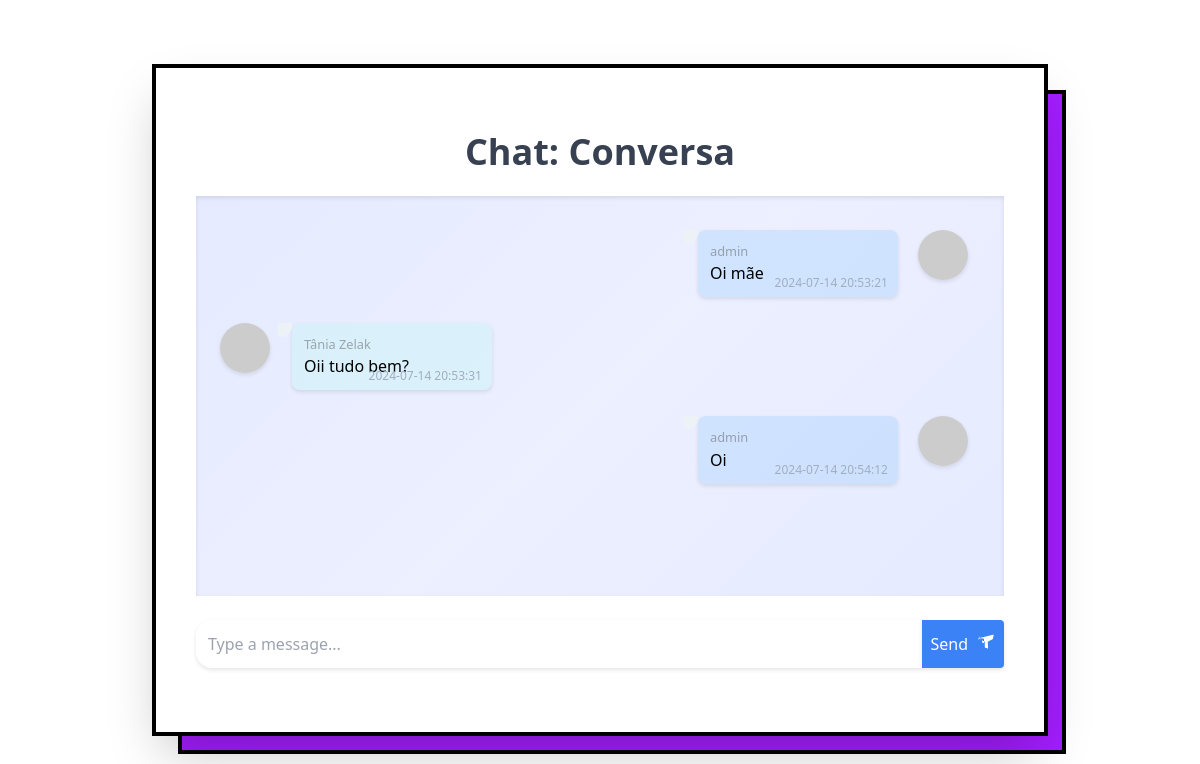
The page /chat/4 (signed in) on the database as committed earlier.
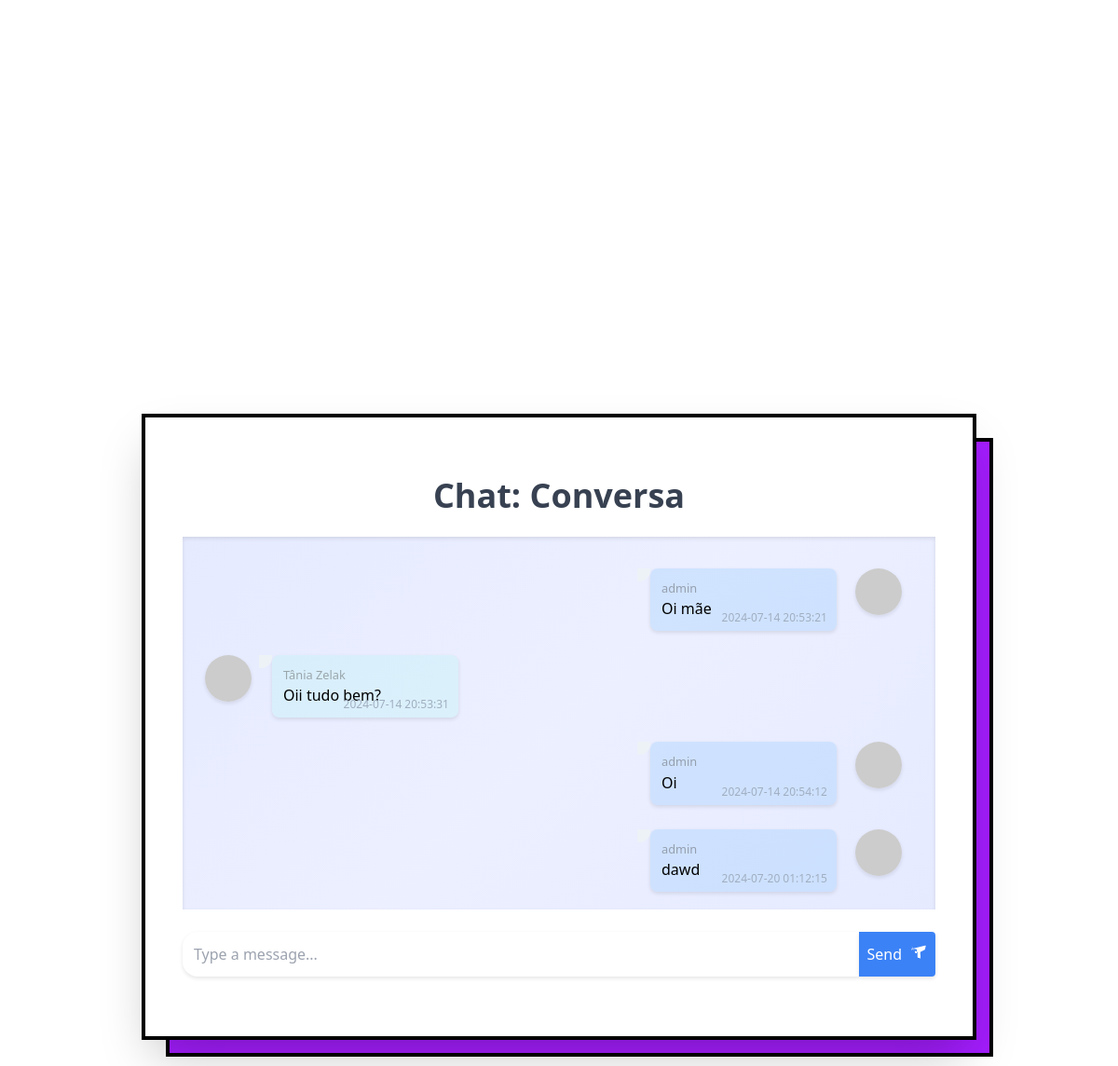
The same page on the database as committed later.
### tables this page shows
CREATE TABLE chats (
    id INTEGER PRIMARY KEY AUTOINCREMENT,
    name TEXT NOT NULL
);

CREATE TABLE messages (
    id INTEGER PRIMARY KEY AUTOINCREMENT,
    chat_id TEXT NOT NULL,
    username TEXT NOT NULL,
    message TEXT NOT NULL,
    timestamp DATETIME DEFAULT CURRENT_TIMESTAMP
);

### app.py (the view)
@app.route('/chat/<int:chat_id>')
def chat(chat_id):
    if 'username' in session:
        conn = sqlite3.connect('login.db')
        cursor = conn.cursor()
        cursor.execute('SELECT name FROM chats WHERE id = ?', (chat_id,))
        chat_name = cursor.fetchone()[0]
        cursor.execute('SELECT * FROM messages WHERE chat_id = ?', (chat_id,))
        messages = cursor.fetchall()
        conn.close()
        return render_template('chat.html', username=session['username'], chat_name=chat_name, messages=messages, chat_id=chat_id)
    else:
        return redirect(url_for('index'))

### templates/chat.html (shortened to what this page needs)
<!DOCTYPE html>
<html lang="en">
<head>
    <link rel="stylesheet" type="text/css" href="{{ url_for('static', filename='style.css') }}">
    <link href="https://cdn.jsdelivr.net/npm/tailwindcss@2.2.19/dist/tailwind.min.css" rel="stylesheet">
</head>
<body class="flex items-center justify-center h-screen from-gray-200 via-gray-100 to-gray-200 ">
    <div class="relative max-w-4xl w-full bg-white py-16 px-10 shadow-2xl border-4 border-black brutalist-border">
        <h1 class="text-4xl font-bold mb-6 text-center text-gray-700">Chat: {{ chat_name }}</h1>
        <div id="messages" class="overflow-auto h-96">
            {% for message in messages %}
            <div class="message-container {% if message[2] == session['username'] %} my-message {% else %} other-message {% endif %}">
                {% if message[2] != session['username'] %}
                <img src="https://via.placeholder.com/50" class="message-img">
                {% endif %}
                <div class="message">
                    <div class="username">{{ message[2] }}</div>
                    <div class="message-text">{{ message[3] }}</div>
                    <span class="timestamp">{{ message[4] }}</span>
                </div>
                {% if message[2] == session['username'] %}
                <img src="https://via.placeholder.com/50" class="message-img">
                {% endif %}
            </div>
            {% endfor %}
        </div>
        <div class="flex mt-6">
            <input id="message" class="flex-grow p-2 border border-gray-300 rounded-l" placeholder="Type a message..." autocomplete="off"/>
            <button onclick="sendMessage()" class="custom-button p-2 bg-blue-500 text-white rounded-r">
                Send
            </button>
        </div>
    </div>
</body>
</html>

### static/style.css (style rules this page uses)
.message-container { display: flex; align-items: flex-start; margin-bottom: 1rem; padding: 0.5rem; transition: transform 0.3s ease-in-out, background-color 0.3s ease-in-out; }
.message-container img { width: 50px; height: 50px; border-radius: 50%; margin-right: 0.75rem; box-shadow: 0 2px 4px rgba(0, 0, 0, 0.1); }
.message-container .message { max-width: 75%; background-color: #edf2f7; padding: 0.75rem; border-radius: 0.5rem; box-shadow: 0 2px 4px rgba(0, 0, 0, 0.1); position: relative; transition: background-color 0.3s ease-in-out; }
.message-container .message:before { content: ''; position: absolute; top: 0; left: -10px; width: 10px; height: 10px; background-color: #edf2f7; border-bottom-right-radius: 10px; box-shadow: -2px 2px 0 2px #edf2f7; }
.message-container .message .timestamp { font-size: 0.75rem; color: #a0aec0; margin-top: 0.5rem; text-align: right; }
#messages { background: linear-gradient(135deg, #5070ff25, #5070ff1c 50%, #5070ff25); padding: 1rem; box-shadow: inset 0 2px 4px rgba(0, 0, 0, 0.1); overflow-y: auto; height: 400px; scrollbar-width: thin; scrollbar-color: #dfdfdf #f0f0f0; }
#message { border-top-left-radius: 1rem; border-bottom-left-radius: 1rem; padding: 0.75rem; border: none; box-shadow: 0 2px 4px rgba(0, 0, 0, 0.1); width: 100%; outline: none; transition: box-shadow 0.3s ease-in-out; }
button { border-top-right-radius: 1rem; border-bottom-right-radius: 1rem; box-shadow: 0 2px 4px rgba(0, 0, 0, 0.1); transition: background-color 0.05s ease-in-out, transform 0.05s ease-in-out; display: flex; align-items: center; justify-content: center; padding: 0.75rem; background-color: #4299e1; color: white; cursor: pointer; border: none; }
.send-icon { margin-left: 0.5rem; transition: transform 0.3s ease-in-out; }
.custom-button { padding: 8px 16px; background-color: #2563EB; color: white; border-left: none; border-top-left-radius: 0; border-bottom-left-radius: 0; border-top-right-radius: 8px; border-bottom-right-radius: 8px; cursor: pointer; }
.message-container { display: flex; margin-bottom: 10px; }
.message { background-color: #f3f4f6; padding: 10px; border-radius: 10px; max-width: 70%; }
.timestamp { font-size: 0.8em; color: #666; margin-top: 5px; }
.username { font-size: 0.8em; color: #55555579; }
.message-container { margin-bottom: 10px; display: flex; align-items: flex-start; }
.message { margin-left: 10px; padding: 10px; border-radius: 5px; min-width: 200px; max-width: 600px; position: relative; display: inline-block; }
.my-message .message { background-color: #84c3ff44; }
.other-message .message { background-color: #85ffe228; }
.timestamp { font-size: 0.8em; color: #888; position: absolute; bottom: 5px; right: 10px; }
.message-container { display: flex; align-items: flex-start; margin: 10px 0; }
.my-message { justify-content: flex-end; }
.other-message { justify-content: flex-start; }
.my-message .message { margin-left: auto; margin-right: 20px; }
.brutalist-border::before { content: ''; position: absolute; top: 1.4rem; left: 1.4rem; width: 100%; height: 100%; background: #a41dff; z-index: -1; border: 4px solid black; }

Rows that differ between the two databases and show on the page:
added messages: username "admin", message "dawd", timestamp "2024-07-20 01:12:15"
